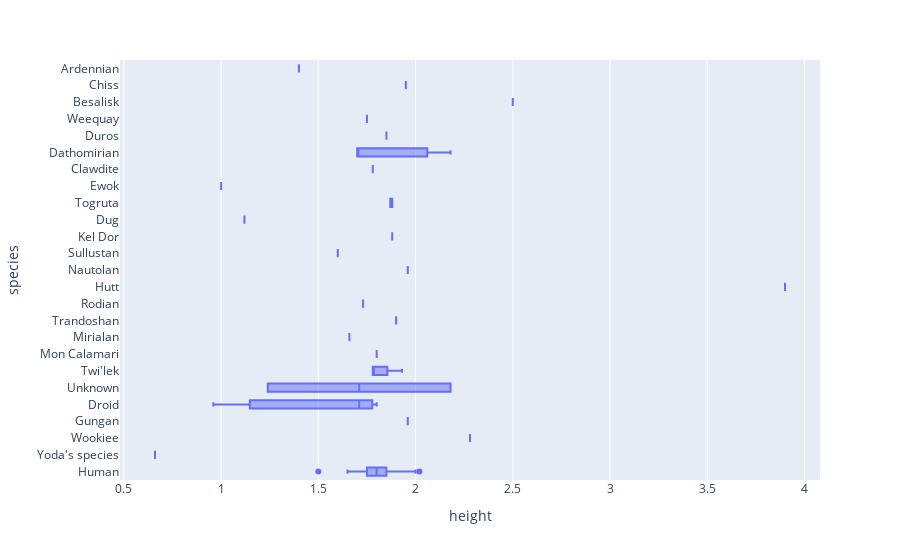

The notebook cell saved with this chart:
### Code cell
# boxplots, which are for some reason named "box"
# by default the hover behavior shows all the different metrics tied to the boxplot -> the arg hover_data set to None disables the hover altogether
fig = px.box(characters, x="height", y="species")
fig.update_layout(hovermode=False)
fig.show()

### Figure 1 — Plotly figure (JSON) as saved in the notebook; plotly's stock layout.template omitted (floating-point values rounded to 4 significant figures)
{"data": [{"alignmentgroup": "True", "hovertemplate": "height=%{x}<br>species=%{y}<extra></extra>", "legendgroup": "", "marker": {"color": "#636efa"}, "name": "", "notched": false, "offsetgroup": "", "orientation": "h", "showlegend": false, "type": "box", "x": [1.72, 1.5, 2.02, 0.66, 1.8, 2.28, 1.82, 1.73, 1.88, 1.65, 1.93, 1.88, 1.96, 1.93, 1.7, 1.78, 1.76, 1.89, null, 1.71, 0.96, 1.77, 1.83, 1.83, 1.85, 1.68, 2.18, 1.24, 1.78, 1.8, 1.8, 1.91, 1.66, 1.79, 1.93, 1.9, 2, 1.75, 1.83, 1.73, 1.78, 3.9, 1.91, 1.96, 1.75, 1.7, 1.6, 1.88, 1.78, 1.12, 1.87, 1.65, 1.79, 1, 1.78, 1.88, 1.7, 1.85, 1.83, 2.18, 1.75, 2.5, 1.7, 1.75, 1.65, 1.88, 1.95, 1.7, 1.84, 1.85, 1.8, 1.75, 1.85, 1.83, 1.78, 1.78, 1.91, 1.75, 1.65, 1.95, 1.7, 1.84, 1.85, 1.8, 1.75, 1.85, 1.83, 1.78, 1.8, 1.85, 1.7, 1.68, 1.8, 1.85, 1.75, 1.4], "x0": " ", "xaxis": "x", "y": ["Human", "Human", "Human", "Yoda's species", "Human", "Wookiee", "Human", "Human", "Human", "Human", "Human", "Human", "Gungan", "Human", "Human", "Human", "Human", "Human", "Droid", "Droid", "Droid", "Human", "Human", "Human", "Human", "Human", "Unknown", "Unknown", "Twi'lek", "Mon Calamari", "Human", "Human", "Mirialan", "Human", "Twi'lek", "Trandoshan", "Human", "Human", "Human", "Rodian", "Twi'lek", "Hutt", "Human", "Nautolan", "Human", "Human", "Sullustan", "Kel Dor", "Human", "Dug", "Togruta", "Human", "Human", "Ewok", "Clawdite", "Togruta", "Dathomirian", "Duros", "Human", "Dathomirian", "Weequay", "Besalisk", "Dathomirian", "Human", "Human", "Human", "Chiss", "Human", "Human", "Human", "Human", "Human", "Human", "Human", "Human", "Twi'lek", "Human", "Human", "Human", "Chiss", "Human", "Human", "Human", "Human", "Human", "Human", "Human", "Human", "Mon Calamari", "Human", "Human", "Human", "Droid", "Human", "Human", "Ardennian"], "y0": " ", "yaxis": "y"}], "layout": {"boxmode": "group", "hovermode": false, "legend": {"tracegroupgap": 0}, "margin": {"t": 60}, "xaxis": {"anchor": "y", "domain": [0, 1], "title": {"text": "height"}}, "yaxis": {"anchor": "x", "domain": [0, 1], "title": {"text": "species"}}}}
